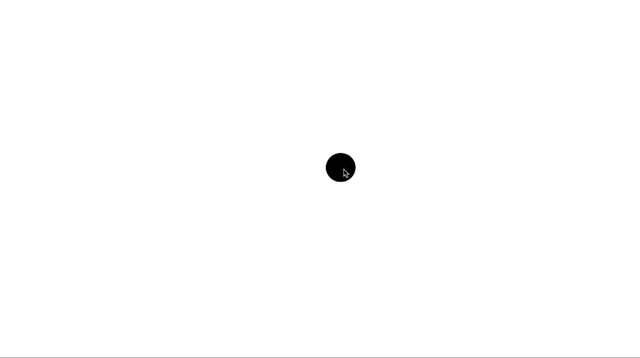
#> input picture frame 67 of chaplin.mp4, 640 x 358 px
$ python track.py
#> lines starting #> are read from the running program, lines starting #| are printed output that depends on the picture
import cv2
import sys

(major_ver, minor_ver, subminor_ver) = (cv2.__version__).split('.')

if __name__ == '__main__' :

    # Set up tracker.
    # Instead of MIL, you can also use

    tracker_types = ['BOOSTING', 'MIL','KCF', 'TLD', 'MEDIANFLOW', 'GOTURN']
    tracker_type = tracker_types[2]

    if int(minor_ver) < 3:
        tracker = cv2.Tracker_create(tracker_type)
    else:
        if tracker_type == 'BOOSTING':
            tracker = cv2.TrackerBoosting_create()
        if tracker_type == 'MIL':
            tracker = cv2.TrackerMIL_create()
        if tracker_type == 'KCF':
            tracker = cv2.TrackerKCF_create()
        if tracker_type == 'TLD':
            tracker = cv2.TrackerTLD_create()
        if tracker_type == 'MEDIANFLOW':
            tracker = cv2.TrackerMedianFlow_create()
        if tracker_type == 'GOTURN':
            tracker = cv2.TrackerGOTURN_create()

    # Read video
    video = cv2.VideoCapture("chaplin.mp4")

    # Exit if video not opened.
    if not video.isOpened():
        print ("Could not open video")
        sys.exit()

    # Read first frame.
    ok, frame = video.read()
#> frame is the input picture: shape (358, 640, 3); min 0, max 255, mean 254.1
    if not ok:
        print ('Cannot read video file')
        sys.exit()

    # Define an initial bounding box
    bbox = (287, 23, 86, 320)

    # Uncomment the line below to select a different bounding box
    # bbox = cv2.selectROI(frame, False)

    # Initialize tracker with first frame and bounding box
    ok = tracker.init(frame, bbox)

    while True:
        # Read a new frame
        ok, frame = video.read()
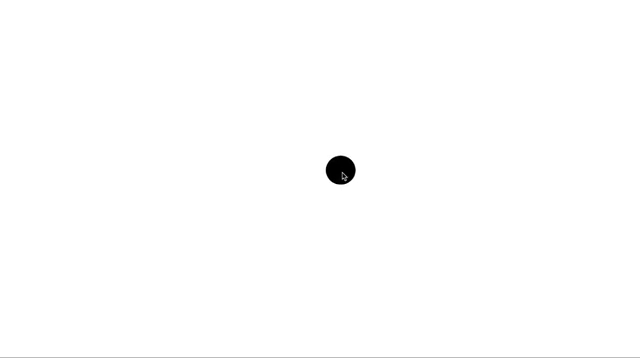
#> input picture frame 68 of chaplin.mp4, 640 x 358 px
#> frame is the input picture: shape (358, 640, 3); min 0, max 255, mean 254.1
        if not ok:
            break

        # Start timer
        timer = cv2.getTickCount()

        # Update tracker
        ok, bbox = tracker.update(frame)
#> ok = True; bbox = (287, 23, 86, 320)

        # Calculate Frames per second (FPS)
        fps = cv2.getTickFrequency() / (cv2.getTickCount() - timer);

        # Draw bounding box
        if ok:
            # Tracking success
            p1 = (int(bbox[0]), int(bbox[1]))
#> p1 = (287, 23)
            p2 = (int(bbox[0] + bbox[2]), int(bbox[1] + bbox[3]))
#> p2 = (373, 343)
            cv2.rectangle(frame, p1, p2, (255,0,0), 2, 1)
        else :
            # Tracking failure
            cv2.putText(frame, "Tracking failure detected", (100,80), cv2.FONT_HERSHEY_SIMPLEX, 0.75,(0,0,255),2)

        # Display tracker type on frame
        cv2.putText(frame, tracker_type + " Tracker", (100,20), cv2.FONT_HERSHEY_SIMPLEX, 0.75, (50,170,50),2);

        # Display FPS on frame
        cv2.putText(frame, "FPS : " + str(int(fps)), (100,50), cv2.FONT_HERSHEY_SIMPLEX, 0.75, (50,170,50), 2);
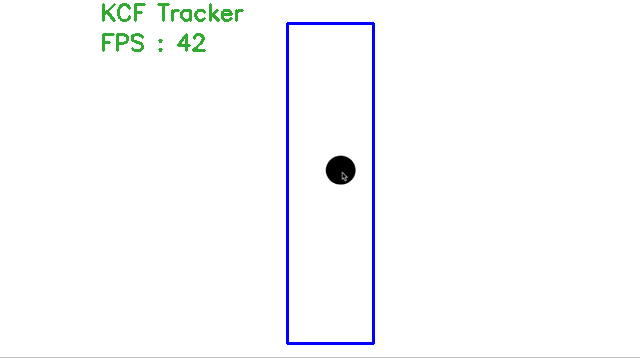
#> frame: shape (358, 640, 3); mean B, G, R 252.7, 250.8, 250

        # Display result
        cv2.imshow("Tracking", frame)

        # Exit if ESC pressed
        k = cv2.waitKey(1) & 0xff
#> (key Esc is pressed here)
        if k == 27 : break

$ run again, starting later in the video
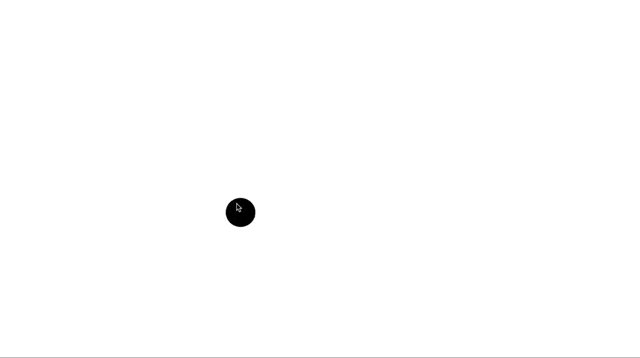
#> input picture frame 304 of chaplin.mp4, 640 x 358 px
#> frame is the input picture: shape (358, 640, 3); min 0, max 255, mean 254.1
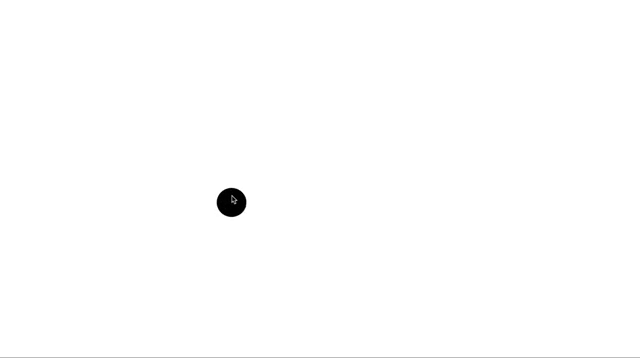
#> input picture frame 305 of chaplin.mp4, 640 x 358 px
#> frame is the input picture: shape (358, 640, 3); min 0, max 255, mean 254.1
#> ok = True; bbox = (287, 23, 86, 320)
#> p1 = (287, 23)
#> p2 = (373, 343)
#> `cv2.putText(frame, "FPS : " + str(int(fps)), (100,50), cv2.FONT_HERSHE..`:
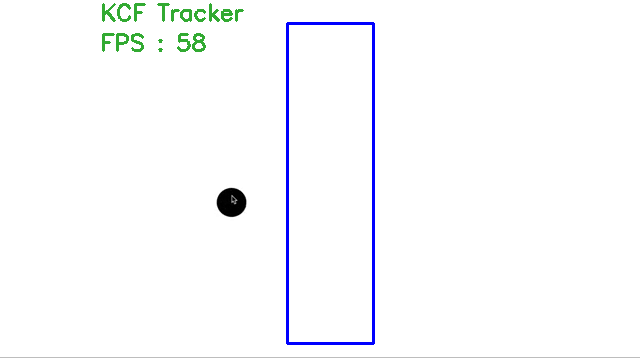
#> frame: shape (358, 640, 3); mean B, G, R 252.7, 250.8, 250

$ run again, starting later in the video
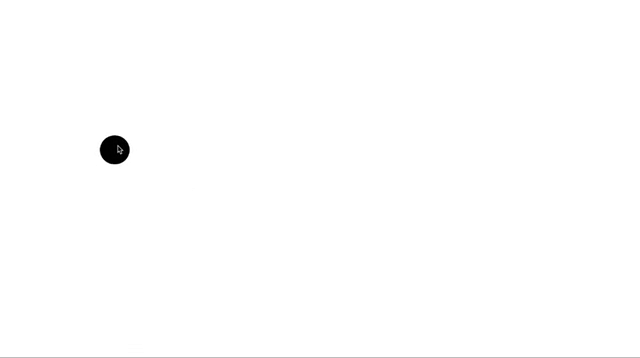
#> input picture frame 541 of chaplin.mp4, 640 x 358 px
#> frame is the input picture: shape (358, 640, 3); min 0, max 255, mean 254.1
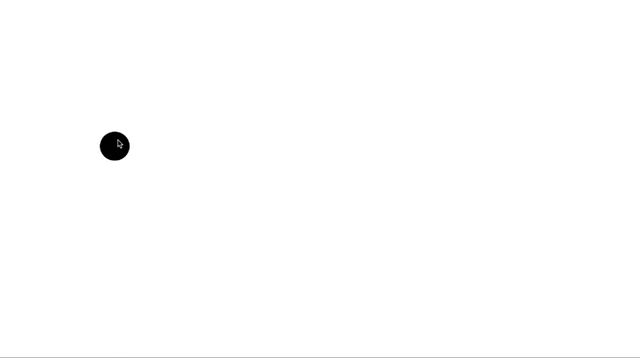
#> input picture frame 542 of chaplin.mp4, 640 x 358 px
#> frame is the input picture: shape (358, 640, 3); min 0, max 255, mean 254.1
#> ok = True; bbox = (287, 23, 86, 320)
#> p1 = (287, 23)
#> p2 = (373, 343)
#> `cv2.putText(frame, "FPS : " + str(int(fps)), (100,50), cv2.FONT_HERSHE..`:
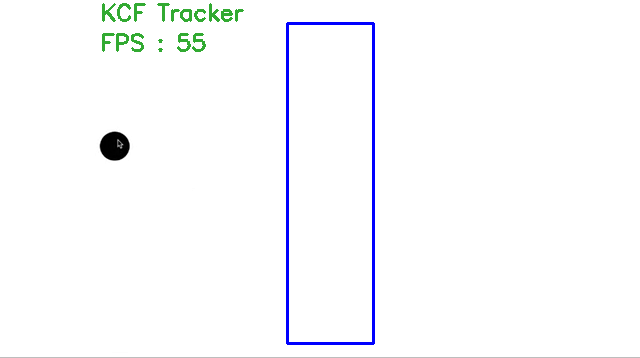
#> frame: shape (358, 640, 3); mean B, G, R 252.7, 250.8, 250
